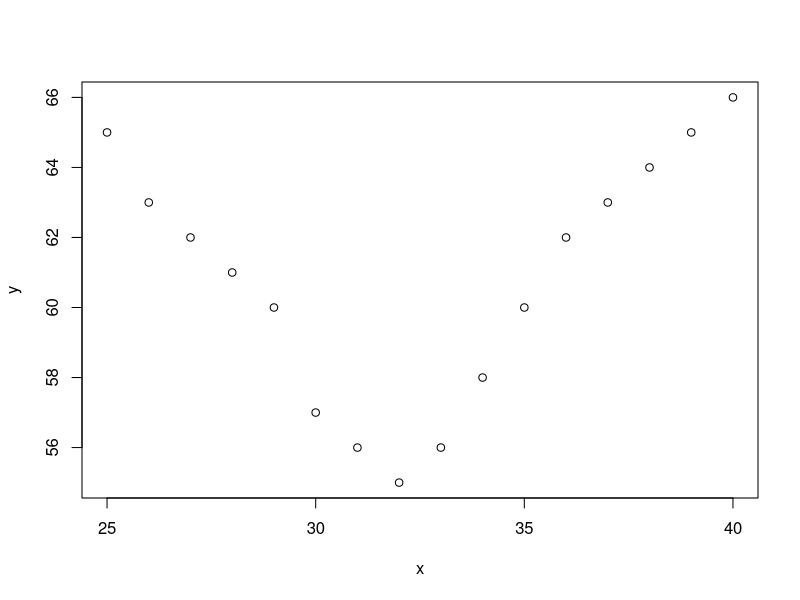
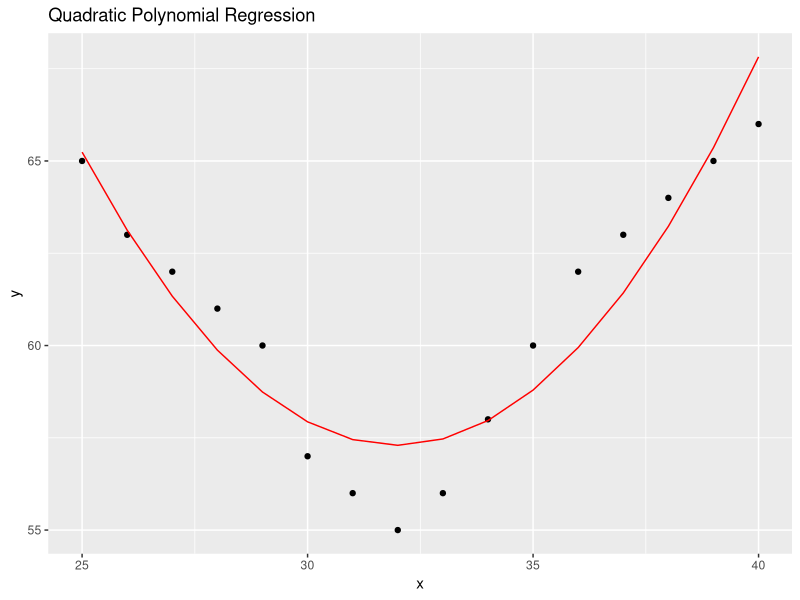
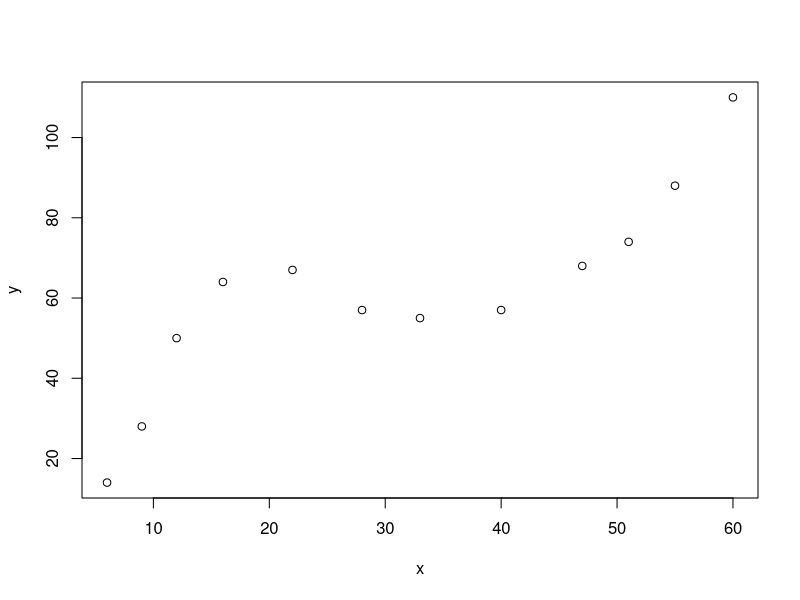
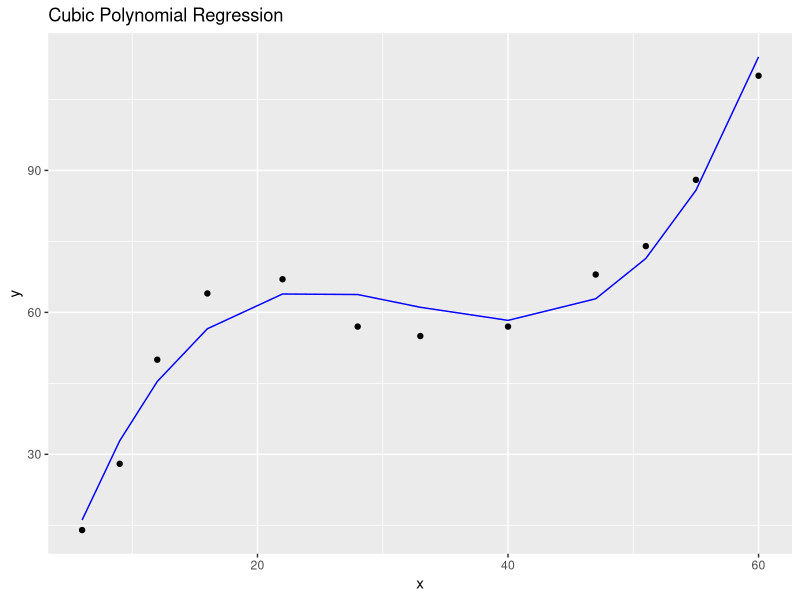
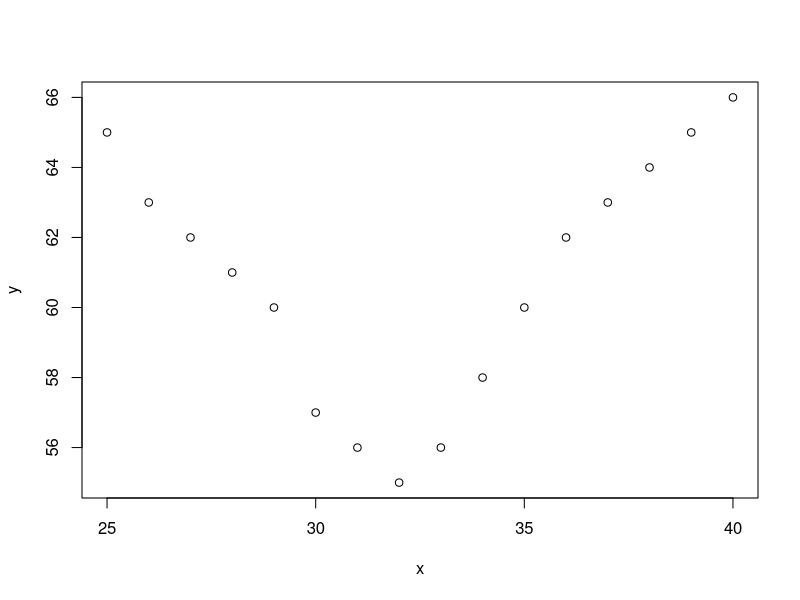
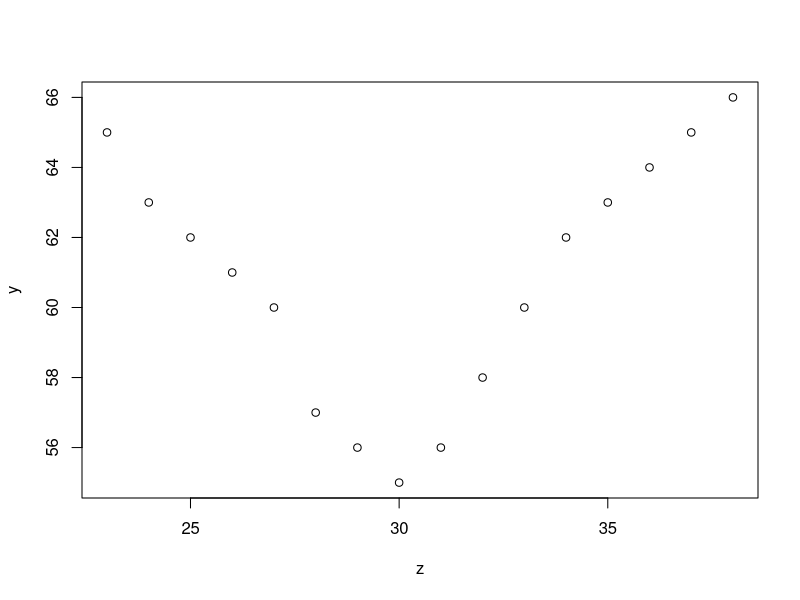
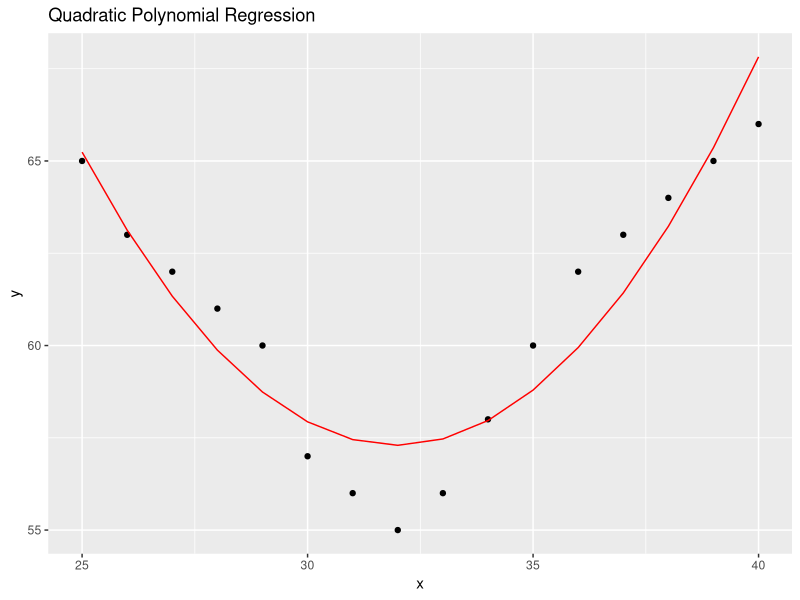
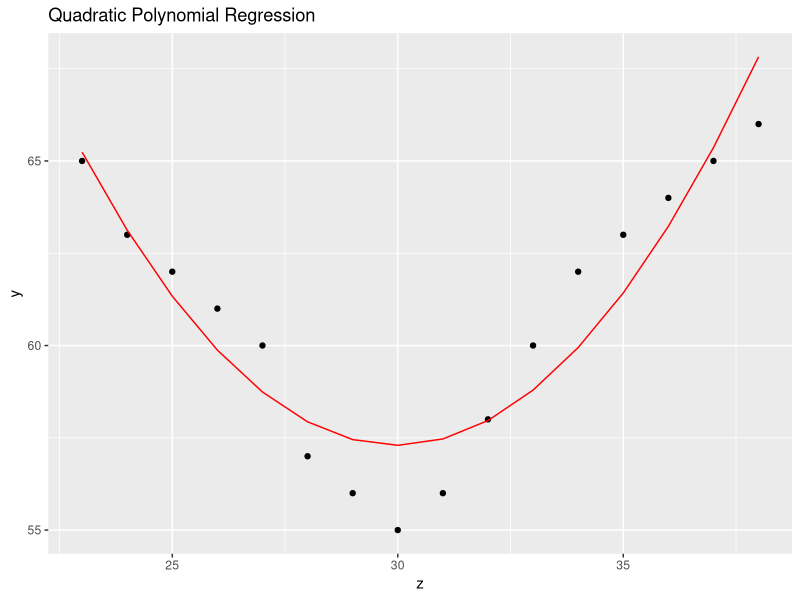

Generate these figures, in order, with R:
## ---- chunk 1
#Illustrative Example
#Quadratic (2nd) Polynomial Regression  	
x<-c(25,26,27,28,29,30,31,32,33,34,35,36,37,38,39,40)
y<-c(65,63,62,61,60,57,56,55,56,58,60,62,63,64,65,66)
plot(x, y)
## ---- chunk 2
df <- data.frame(x, y)
m1= lm(y ~ x+I(x^2))
m1
## ---- chunk 3
summary(m1)
## ---- chunk 4
predict(m1)
## ---- chunk 5
library(ggplot2)
ggplot(df, aes(x, y)) +geom_point() +geom_line(aes(x, predict(m1)),col="red") +
ggtitle("Quadratic Polynomial Regression")
## ---- chunk 6
x<-c(6,9,12,16,22,28,33,40,47,51,55,60)
y<-c(14,28,50,64,67,57,55,57,68,74,88,110)
plot(x, y)
## ---- chunk 7
df <- data.frame(x, y)
m2= lm(y ~ x+I(x^2)+ I(x^3))
m2
## ---- chunk 8
summary(m2)
## ---- chunk 9
predict(m2)
## ---- chunk 10
library(ggplot2)
ggplot(df, aes(x, y))+geom_point() +geom_line(aes(x, predict(m2)),col="blue") +ggtitle("Cubic Polynomial Regression")
## ---- chunk 11
x<-c(25,26,27,28,29,30,31,32,33,34,35,36,37,38,39,40)
y<-c(65,63,62,61,60,57,56,55,56,58,60,62,63,64,65,66)
z<-c(23,24,25,26,27,28,29,30,31,32,33,34,35,36,37,38)
plot(x, y)
## ---- chunk 12
plot(z, y)
## ---- chunk 13
df <- data.frame(x, y,z)
m3= lm(y ~ x+I(x^2)+ z+I(z^2))
m3
## ---- chunk 14
summary(m3)
## ---- chunk 15
predict(m3)
## ---- chunk 16
library(ggplot2)
ggplot(df, aes(x, y)) +geom_point() +geom_line(aes(x, predict(m3)),col="red") +
ggtitle("Quadratic Polynomial Regression")
## ---- chunk 17
#Plot regression line with z 
ggplot(df, aes(z, y)) +geom_point() +geom_line(aes(z, predict(m3)),col="red") +
ggtitle("Quadratic Polynomial Regression")
## ---- chunk 18
#Illustrative Example
x <- c(2,4,6,8,10,12,14,16,18)
y <- c(5,7,8,9,10,12,14,16,20) 
df <- data.frame(x, y)
plot(x, y)
## ---- chunk 19
m4= lm(log(y) ~ x)
m4
## ---- chunk 20
b0= 1.38460 #The constant term of the transformed regression model (b0 = loga )
a=exp(b0) #The constant term of exponential regression model
a
## ---- chunk 21
b= 0.09282 #The coefficient of the transformed model = the coefficient of the exponential model 
predicty=a*exp(b*x) #To predict the exponential regression model
predicty
## ---- chunk 22
ggplot(df, aes(x, y)) +geom_point() +geom_line(aes(x, predicty),col="red") +
ggtitle("Exponential Regression")
## ---- chunk 23
x=1:20
y=c(2, 9, 6, 8, 7, 21, 16, 20, 24, 38, 34, 39, 50, 51, 57, 53, 71, 90, 98, 116) 
df <- data.frame(x, y)
plot(x, y)
## ---- chunk 24
m5 <- lm(log(y)~ log(x))
m5
## ---- chunk 25
b0= 0.562 #The constant term of the transformed regression model (b0 = loga )
a=exp(b0) #The constant term of power regression model
a
## ---- chunk 26
b= 1.281 #The coefficient of the transformed model = the coefficient of the power regression model 
predicty=a*x^b #To predict the exponential regression model
predicty
## ---- chunk 27
library(ggplot2)
ggplot(df, aes(x, y)) +geom_point() +geom_line(aes(x, predicty),col="red") +
ggtitle("Power Regression")
